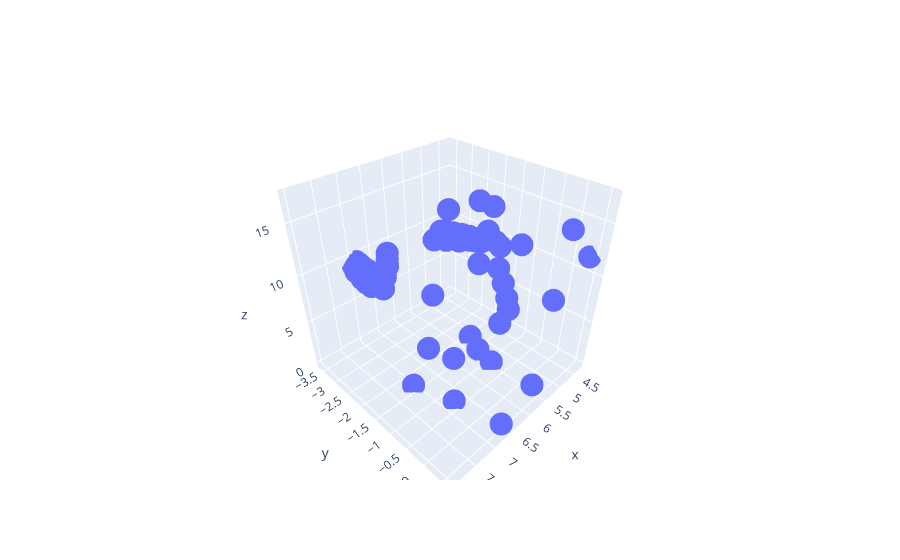

This figure's notebook cell:
### Code cell
if skeletons is not None:
    display_skeleton3d(skeletons, 0, 0)
